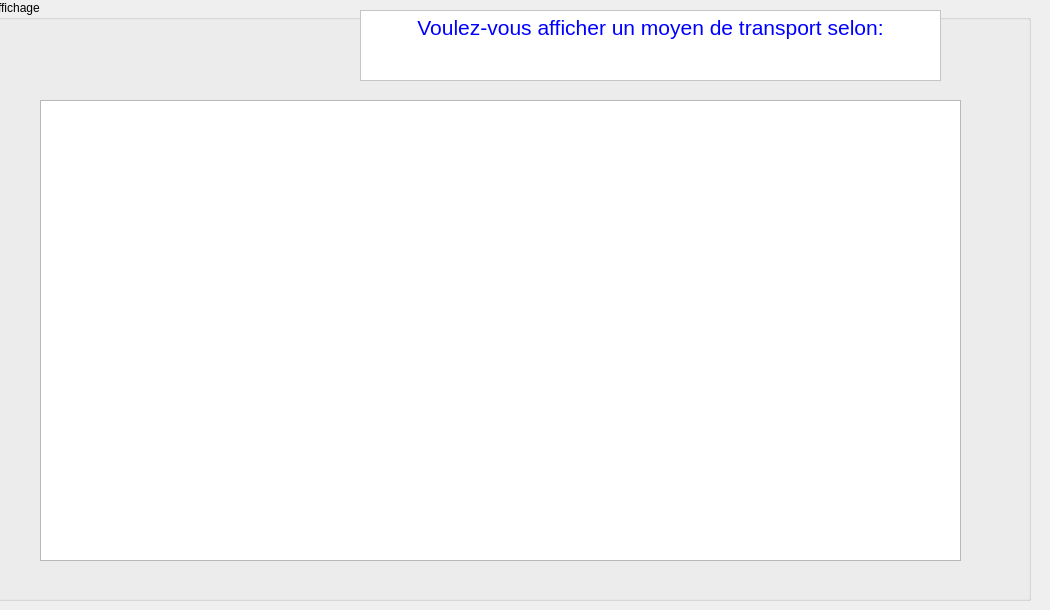
     <widget class="QWidget" name="tab_5">
      <attribute name="title">
       <string>Afficher</string>
      </attribute>
      <widget class="QTableView" name="table_moyens">
       <property name="geometry">
        <rect>
         <x>40</x>
         <y>100</y>
         <width>921</width>
         <height>461</height>
        </rect>
       </property>
      </widget>
      <widget class="QGroupBox" name="groupBox_6">
       <property name="geometry">
        <rect>
         <x>-10</x>
         <y>0</y>
         <width>1041</width>
         <height>601</height>
        </rect>
       </property>
       <property name="title">
        <string>Affichage</string>
       </property>
       <widget class="QTextBrowser" name="textBrowser_2">
        <property name="geometry">
         <rect>
          <x>370</x>
          <y>10</y>
          <width>581</width>
          <height>71</height>
         </rect>
        </property>
        <property name="styleSheet">
         <string notr="true">background-color: rgb(255, 255, 255);
color: rgb(0, 0, 255);</string>
        </property>
        <property name="html">
         <string>&lt;!DOCTYPE HTML PUBLIC &quot;-//W3C//DTD HTML 4.0//EN&quot; &quot;http://www.w3.org/TR/REC-html40/strict.dtd&quot;&gt;
&lt;html&gt;&lt;head&gt;&lt;meta name=&quot;qrichtext&quot; content=&quot;1&quot; /&gt;&lt;style type=&quot;text/css&quot;&gt;
p, li { white-space: pre-wrap; }
&lt;/style&gt;&lt;/head&gt;&lt;body style=&quot; font-family:'MS Shell Dlg 2'; font-size:9pt; font-weight:400; font-style:normal;&quot;&gt;
&lt;p align=&quot;center&quot; style=&quot; margin-top:0px; margin-bottom:0px; margin-left:0px; margin-right:0px; -qt-block-indent:0; text-indent:0px;&quot;&gt;&lt;span style=&quot; font-size:16pt;&quot;&gt;Voulez-vous afficher un moyen de transport selon:&lt;/span&gt;&lt;/p&gt;&lt;/body&gt;&lt;/html&gt;</string>
        </property>
       </widget>
      </widget>
      <zorder>groupBox_6</zorder>
      <zorder>table_moyens</zorder>
     </widget>
